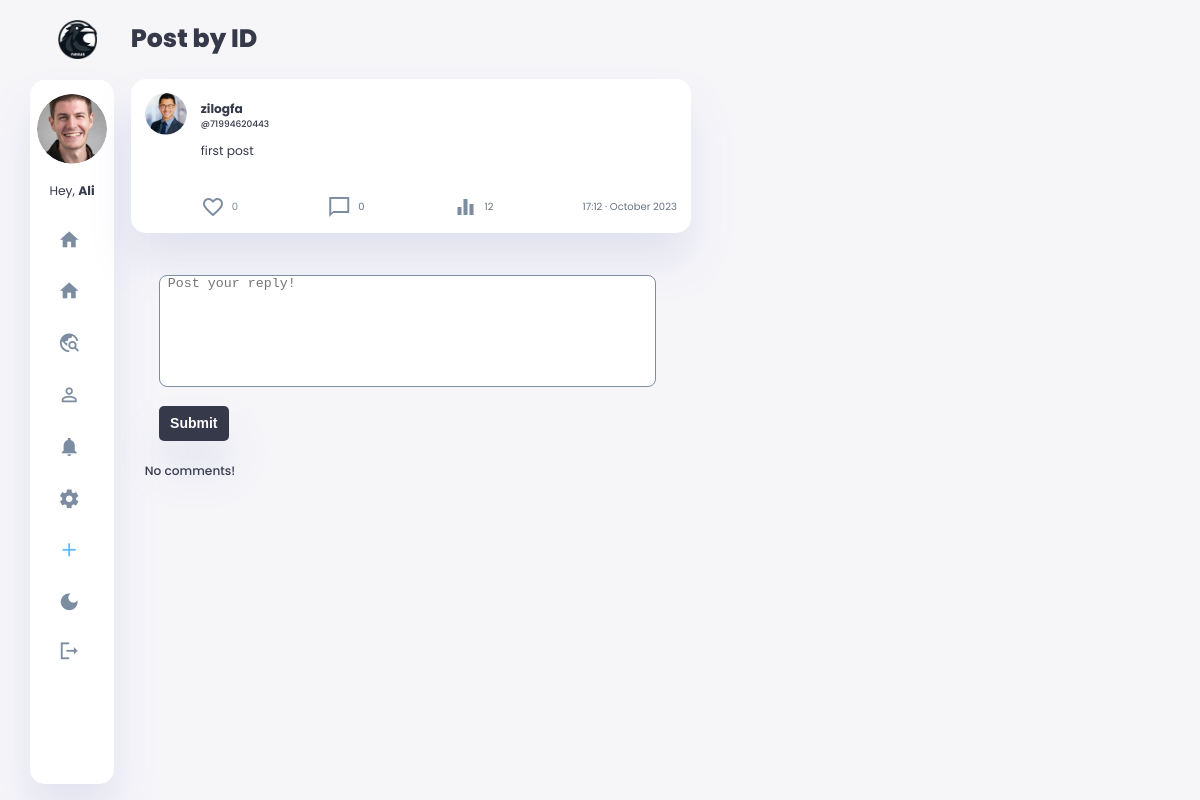
The app's page /showpost/1 (signed in), older data.
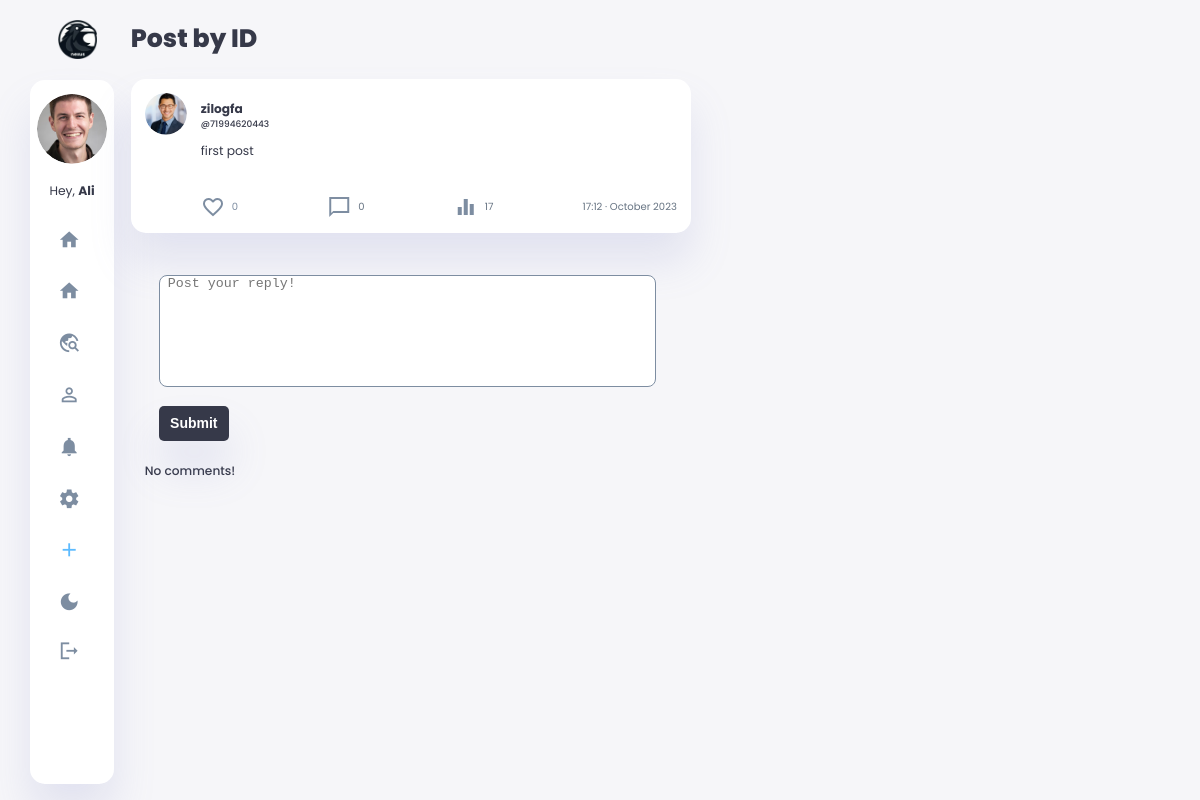
The same page, newer data.
### main.py (models this page shows)
    class Post(db.Model):  # user.posts.all()
        __tablename__ = 'post'
        id = db.Column(db.Integer, primary_key=True)
        user_id = db.Column(db.Integer, db.ForeignKey(
            'user.id'), nullable=False)
        body = db.Column(db.Text, nullable=False)
        post_picture = db.Column(db.String(200))
        likes = db.Column(db.Integer, default=0)
        created_at = db.Column(db.DateTime, default=datetime.utcnow)
        updated_at = db.Column(
            db.DateTime, default=datetime.utcnow, onupdate=datetime.utcnow)
        post_impressions = db.Column(db.Integer, default=0)
        user = relationship('User', back_populates='posts')
        comments = db.relationship(
            'Comment', back_populates='post', cascade="all, delete-orphan")

### main.py (the view, shortened to what this page needs)
    @app.route('/showpost/<int:post_id>', methods=['GET', 'POST'])
    def show_post(post_id):
        requested_post = Post.query.get(post_id)
        form = CommentForm()
        if requested_post:
            comments = requested_post.comments
            requested_post.body = process_post_body(requested_post.body)
            if comments:
                for comment in comments:
                    comment.content = process_post_body(comment.content)
            return render_template('showpost.html', form=form, post=requested_post, comments=comments, current_user=current_user, logged_in=current_user.is_authenticated)
        else:
            print(f'Post not found. {post_id}')
            return redirect(url_for('home_page'))

### main.py
    class CommentForm(FlaskForm):
        comment = TextAreaField('Post',
                                validators=[
                                    DataRequired(), Length(min=1, max=280)],
                                render_kw={'class': 'textArea',
                                           'placeholder': ' Post your reply!'}
                                )
        submit = SubmitField('Submit', render_kw={'class': 'btn-form'})

### main.py (called while the page is built)
@login_manager.user_loader
def load_user(user_id):
    return User.query.get(int(user_id))

@app.before_request
def before_request():
    g.csrf_token = generate_csrf()  # from flask import g

def process_post_body(body):
    body = re.sub(
        r'(http[s]?://(?:[a-zA-Z]|[0-9]|[$-_@.&+]|[!*\\(\\),]|(?:%[0-9a-fA-F][0-9a-fA-F]))+)',
        r'<a href="\1" target="_blank" class="url-link">\1</a>', body
    )
    body = re.sub(
        r'#(\w+)', r'<a href="/search?query=\1" class="hashtag-link">#\1</a>', body)
    return body

### templates/showpost.html (shortened to what the changed rows need)
{% extends 'base.html' %}
{% block content %}
<h1>Post by ID</h1>
<div class="user-post" data-post-id="{{ post.id }}">
  <div class="content">
    <div class="post-body">
      <p class="p-body">{{ post.body|replace('\n', '<br>')|safe }}</p>
      {% if logged_in and current_user == post.user %}
      <div class="comment-icon">
        <a href="#" class="like-button" data-post-id="{{ post.id }}" {% if current_user and post in current_user.liked_posts %}class="liked"{% endif %} onclick="likePost(event, this); return false;">
            <span class="likes-wrapper">
                {% if post.likes == 1 %}
                    <span class="heart-emoji red-heart"><span class="material-icons-sharp">
                        favorite_border
                    </span></span>
                {% else %}
                    <span class="heart-emoji empty-heart"><span class="material-icons-sharp">
                        favorite_border
                    </span></span>
                {% endif %}
            <span class="likes-count">{{ post.likes }}</span>
            </span>
        </a>
      <a href="{{ url_for('show_post', post_id=post.id) }}">
        <span class="material-icons-sharp">
            chat_bubble_outline
        </span>
        <p>{{ post.comments|length }}</p>
      </a>
      <a href="{{ url_for('show_post', post_id=post.id) }}">
        <span class="material-icons-sharp">
            equalizer
        </span>
        <p class="impression-count">{{ post.post_impressions }} </p>
      </a>
      <a href="{{url_for('edit_post', post_id=post.id)}}">
          <span class="material-icons-sharp">
              edit_note
              </span>
          <p>Edit</p>
      </a>
      <a href="{{url_for('delete_post', post_id=post.id)}}">
          <span class="material-icons-sharp">
              delete
              </span>
          <p>delete </p>
      </a>
      </div>
      {% elif logged_in %}
      <div class="comment-icon">
        <a href="#" class="like-button" data-post-id="{{ post.id }}" {% if current_user and post in current_user.liked_posts %}class="liked"{% endif %} onclick="likePost(event, this); return false;">
            <span class="likes-wrapper">
                {% if post.likes == 1 %}
                    <span class="heart-emoji red-heart"><span class="material-icons-sharp">
                        favorite_border
                    </span></span>
                {% else %}
                    <span class="heart-emoji empty-heart"><span class="material-icons-sharp">
                    </span></span>
                {% endif %}
            <span class="likes-count">{{ post.likes }}</span>
            </span>
        </a>
        <a href="#">
            <span class="material-icons-sharp" onclick="return false;">
            </span>
            <p>{{ post.comments|length }}</p>
        </a>
        <a href="{{ url_for('show_post', post_id=post.id) }}">
          <span class="material-icons-sharp">
          </span>
          <p class="impression-count">{{ post.post_impressions }} </p>
        </a>
        <a href="#" onclick="return false;">
            <p>{{ post.created_at.strftime('%H:%M · %B %Y') }} </p>
        </a>
      </div>
      {% endif %}
    </div>
  </div>
</div>
{% endblock %}

Row changes from the older to the newer data that the page shows:
changed Post "first post": post_impressions "12" → "17"
